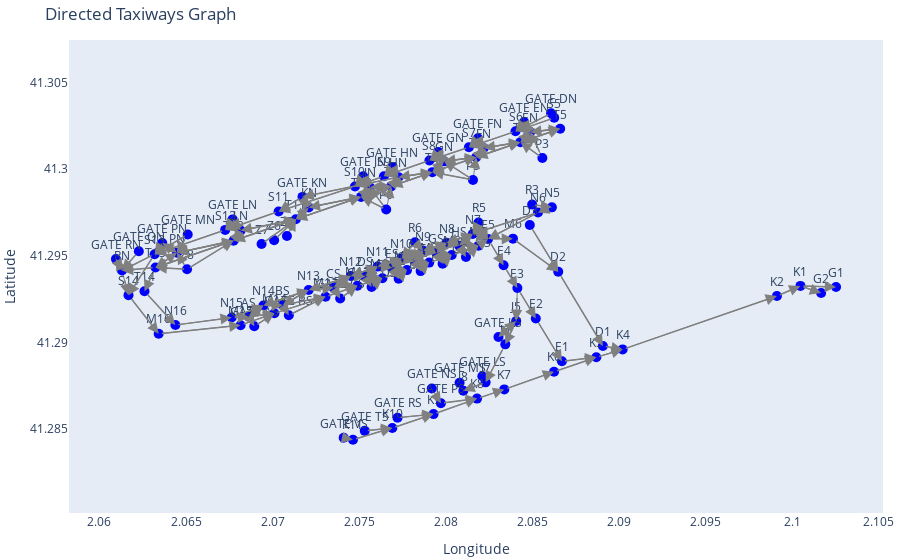

The cell this chart's notebook holds for it:
### Markdown cell above
## West configuration

### Code cell
graph = TaxiwayGraph(LEBL_TAXIWAYS)
graph.visualize_graph()
